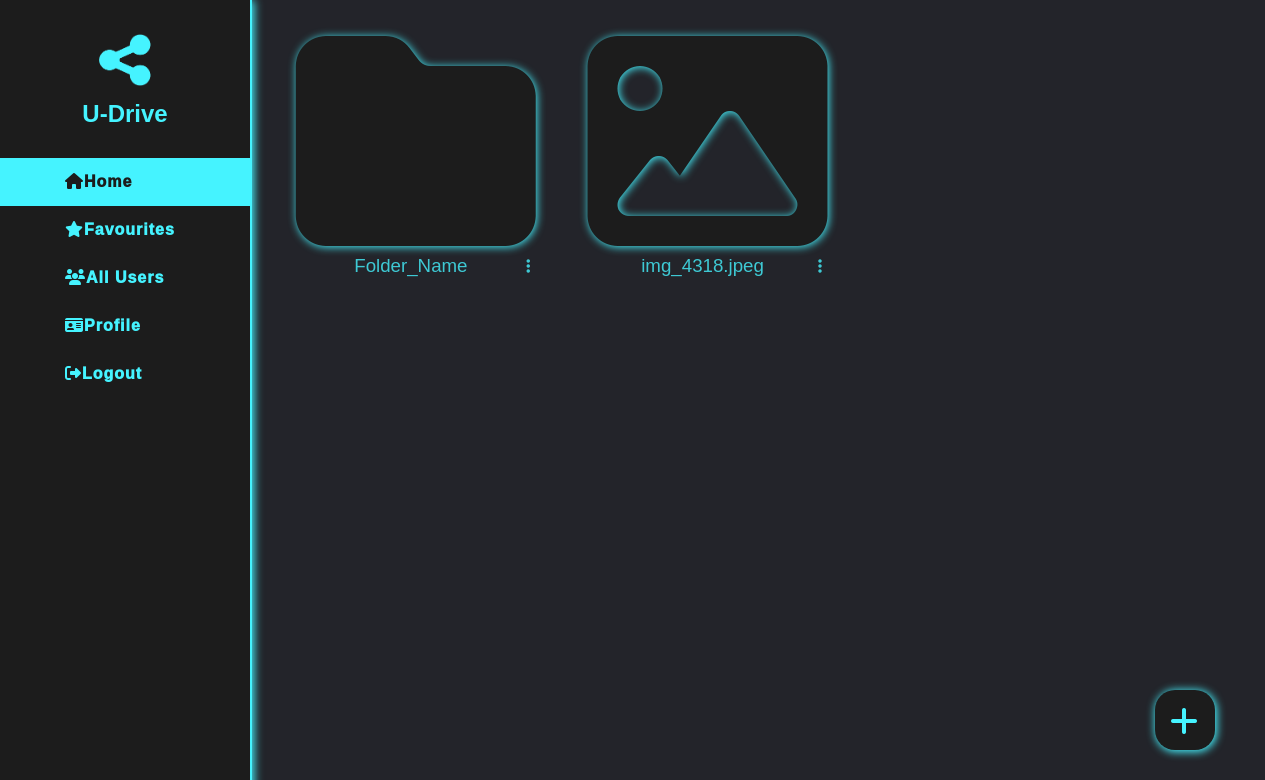
/home (signed in), run on an earlier commit of the app's database.
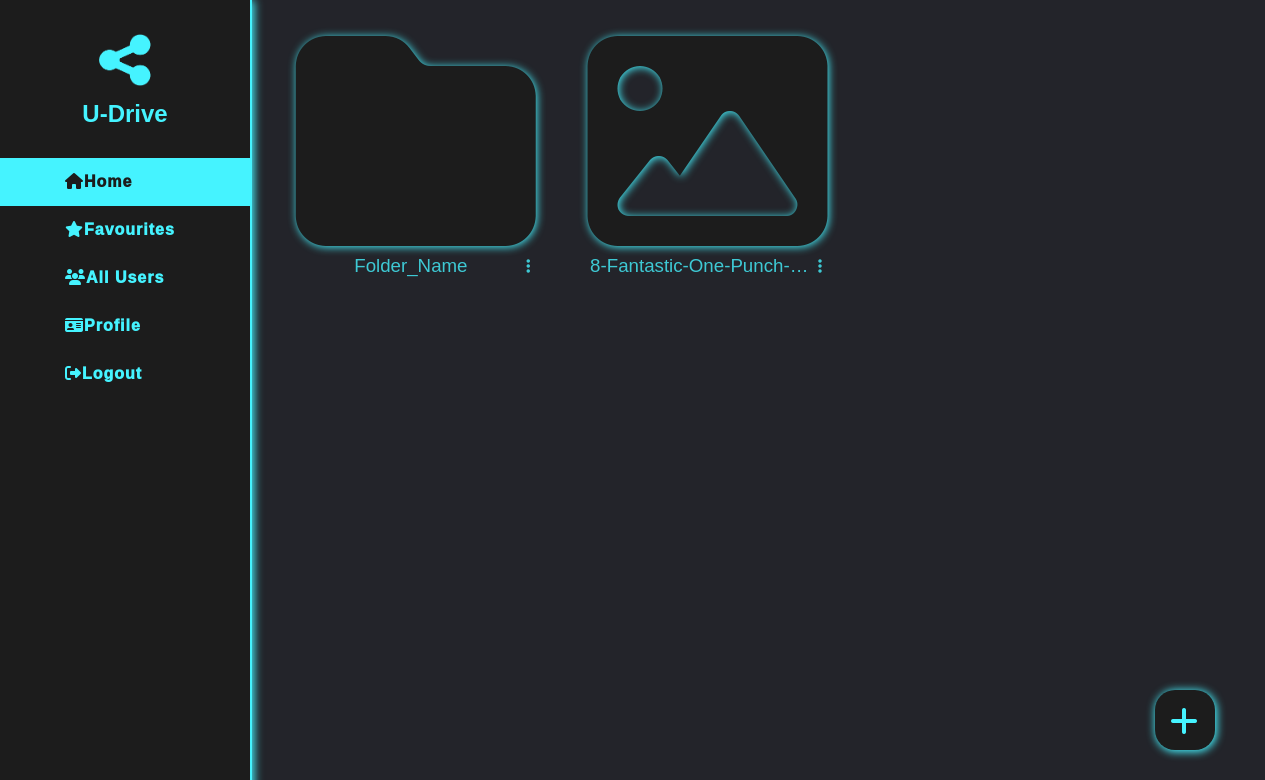
And on a later commit of the database.
### home/models.py (models this page shows, shortened)
class Folder(models.Model):
    foldername = models.CharField(max_length=50)
    created_at = models.DateTimeField(auto_now_add=True)
    folderuser = models.ForeignKey(User, on_delete=models.CASCADE)
    parent_directory = models.ForeignKey(
        "self", null=True, on_delete=models.CASCADE, blank=True
    )
    favouriteFolder = models.BooleanField(default=False)
    publicFolder=models.BooleanField(default=False)

class File(models.Model):
    filename = models.CharField(max_length=200,default="")
    created_at = models.DateTimeField(auto_now_add=True)
    fileuser = models.ForeignKey(User, on_delete=models.CASCADE)
    file = models.FileField(upload_to="Files")
    file_directory = models.ForeignKey(
        Folder, null=True, on_delete=models.CASCADE, blank=True
    )
    favouriteFile = models.BooleanField(default=False)
    file_type = models.CharField(max_length=50, blank=True)
    split_value = models.CharField(max_length=200, default="okmybad")
    publicFile=models.BooleanField(default=False)

### home/views.py (the view)
# urls.py: 2. Add a URL to urlpatterns:  path('', Home.as_view(), name='home')
@login_required(login_url="Login")
def Home(request):
    folder = Folder.objects.filter(folderuser=request.user, parent_directory=None)
    file = File.objects.filter(fileuser=request.user, file_directory=None)
    context = {
        "folder": folder,
        "title": "Home",
        "parent_id": None,
        "files": file,
        "title": "Home",
    }
    return render(request, "home/folder.html", context)

### home/templates/home/folder.html (shortened to what this page needs)
{% extends 'home/base.html'%}
{% block content %}
<div class="content">
  {% for i in folder %}
  <div class="folder">
    <a href="{% url 'folder' i.id %}">
      <i class="fa-solid fa-folder"></i>
      <h3>{{i.foldername}}</h3>
    </a>
    <span class="opt">
      <label for="{{i.foldername}}"><i class="fa-solid fa-ellipsis-vertical"></i></label>
    </span>
  </div>
  {% endfor %} {% for i in files %}
  <div class="folder">
    <a href="">
      {% if 'Image' in i.file_type %}
      <i class="fa-solid fa-image"></i>
      {% elif 'Video' in i.file_type %}
      <i class="fa-solid fa-film"></i>
      {% elif 'PDF' in i.file_type %}
      <i class="fa-solid fa-file-pdf"></i>
      {% else %}
      <i class="fa-solid fa-file"></i>
      {% endif %}
      <h3>{{i.filename}}</h3>
    </a>
    <span class="opt">
      <label for="{{i.split_value}}" class=".opt"><i class="fa-solid fa-ellipsis-vertical"></i></label>
    </span>
  </div>
  {% endfor %}
</div>
{% endblock content %}

### home/templates/home/base.html (shortened to what this page needs)
{% load static %}
<!DOCTYPE html>
<html lang="en">
  <head>
    <link rel="stylesheet" href="{% static 'home.css' %}" />
    <link
      rel="stylesheet"
      href="https://cdnjs.cloudflare.com/ajax/libs/font-awesome/6.4.0/css/all.min.css"
    />
  </head>
  <body>
    <div class="navbar">
      <img src="{% static 'logo.png' %}" alt="logo" />
      <h2>U-Drive</h2>
      <a href="{% url 'Home'%}" id="Home"
        ><i class="fa-solid fa-house"></i><span>Home</span></a
      >
      <a href="{% url 'favourites' %}" id="Favourite"><i class="fa-solid fa-star"> </i><span>Favourites</span></a>
      <a href="{% url 'allusers' %}" id="User"><i class="fa-solid fa-users"></i><span>All Users</span></a>
      <a href="{% url 'profile' %}" id="Profile"><i class="fa-solid fa-id-card"></i><span>Profile</span></a>
      <a href="{% url 'Logout'%}"
        ><i class="fa-solid fa-right-from-bracket"></i><span>Logout</span></a
      >
    </div>
    {% block content %}
    {% endblock %}
    <div class="add">
      <label for="adder">
        <i class="fa-solid fa-plus"></i>
      </label>
    </div>
  </body>
</html>

### user/static/home.css (style rules this page uses)
* { margin: 0; padding: 0; box-sizing: border-box; font-family: "Poppins", Verdana, Geneva, Tahoma, sans-serif; }
body { background-color: #23242a; z-index: -1; }
.navbar { position: fixed; display: flex; width: 250px; height: 100%; flex-direction: column; align-items: flex-start; background-color: #1c1c1c; z-index: 2; color: #45f3ff; float: left; overflow: hidden; }
.navbar img { width: 80px; height: 80px; margin-top: 20px; margin-left: auto; margin-right: auto; }
.navbar h2 { margin-bottom: 30px; width: 100%; text-align: center; }
.navbar a { text-decoration: none; color: #45f3ff; letter-spacing: 1px; font-weight: 1000; transition: 0.4s; transition-property: background, color; display: block; padding-top: 15px; padding-bottom: 15px; padding-left: 65px; width: 100%; }
.content { position: absolute; height: 100%; width: 82.5%; left: 265px; display: flex; flex-wrap: wrap; z-index: 0; }
.folder { position: relative; flex-basis: 250px; flex-grow: 0; flex-shrink: 0; height: 260px; margin: 2%; z-index: 2; }
.folder a { position: relative; display: block; height: 100%; }
.folder a .fa-solid { display: inline-block; position: absolute; font-size: 240px; color: #1c1c1c; transition: 0.4s; height: 90%; text-shadow: 1px 1px 9px #45f3ff; top: 0; }
.folder h3 { height: 10%; position: absolute; display: inline-block; white-space: nowrap; overflow: hidden; text-overflow: ellipsis; color: #45f3ff; opacity: 0.8; text-align: center; font-weight: 500; width: 90%; bottom: 0; left: 5%; }
.folder i { display: inline-block; bottom: 0; right: 0; }
.opt { display: inline-block; position: absolute; width: 10%; text-align: center; color: #45f3ff; opacity: 0.8; border-radius: 8px; bottom: 2%; right: -2%; }
.opt label { position: relative; display: inline-block; cursor: pointer; width: 100%; }
.add { position: fixed; width: 60px; height: 60px; bottom: 50px; right: 50px; border-radius: 20px; background-color: #1c1c1c; font-size: 200%; color: #45f3ff; box-shadow: 1px 1px 9px 1px #45f3ff; z-index: 3; transition: 0.4s; }
.add .fa-solid { padding: 25%; }

What changed in the data, as far as the page shows it:
removed File: file_type "Image" (drawn), filename "img_4318.jpeg"
added File: file_type "Image" (drawn), filename "8-Fantastic-One-Punch-…"
